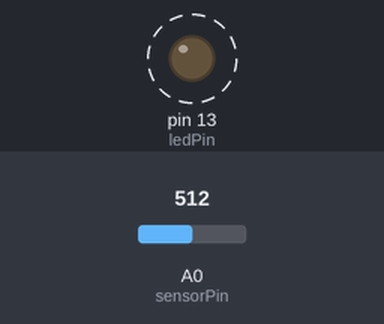
The sketch below on a simulated Arduino Uno, built with avr-gcc and run on an emulated ATmega328P. On the bench: output pins drawn as LEDs (lit = HIGH). Dashed ring = blinking. The test bench sets the inputs (shaded band); at power-on: A0 (sensorPin) = 512.

Above: at 0.89 s.
1.4 s: A0 (sensorPin) set to 0
At 2.5 s:
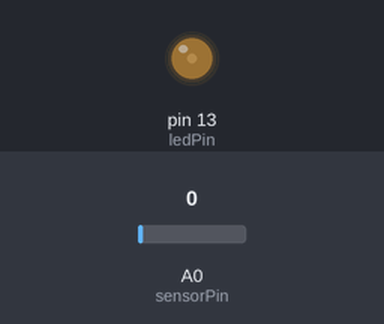
3.1 s: A0 (sensorPin) set to 3
At 4.1 s:
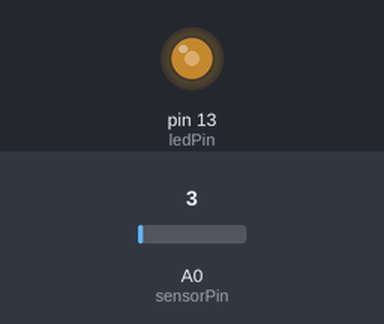
4.7 s: A0 (sensorPin) set to 122
At 4.95 s:
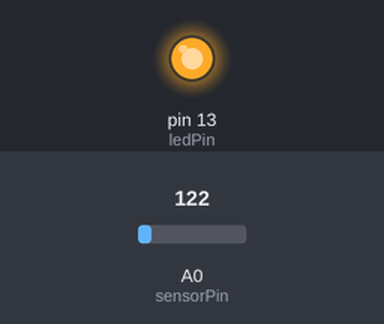
Timing chart, 0 to 13.8 s (numbered marks = the images above; inputs shaded):
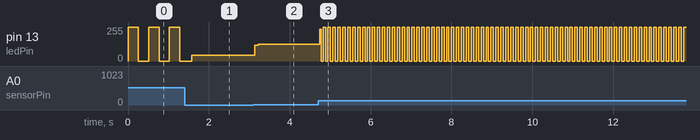

The sketch:

potentiometer.ino
```cpp
/*

Example sketch 02

POTENTIOMETER

  Measure the position of a potentiometer and use it to
  control the blink rate of an LED. Turn the knob to make
  it blink faster or slower!

What's a potentiometer?

  A potentiometer, or "pot" for short, is a control knob.
  It's the same type of control you'd use to change volume,
  dim a lamp, etc. A potentiometer changes resistance as it
  is turned. By using it as a "voltage divider", the Arduino
  can sense the position of the knob, and use that value to
  control whatever you wish (like the blink rate of an LED,
  as we're doing here).

Hardware connections:

  Potentiometer:

    Potentiometers have three pins. When we're using it as a
    voltage divider, we connect the outside pins to power and
    ground. The middle pin will be the signal (a voltage which
    varies from 0 Volts to 5 Volts depending on the position of
    the knob).

    Connect the middle pin to ANALOG IN pin 0 on the Arduino.
    Connect one of the outside pins to 5V.
    Connect the other outside pin to GND.

    (TIP: if once your program is running, the knob feels
    "backwards", you can swap the 5V and GND pins to reverse
    the direction.)

  LED:

    Most Arduinos already have an LED and resistor connected to
    pin 13, so you may not need any additional circuitry.

    But if you'd like to connect a second LED to pin 13, or use
    a different pin, follow these steps:

      Connect the positive side of your LED (longer leg) to
      Arduino digital pin 13 (or another digital pin, but don't
      forget to change the code to match).

      Connect the negative side of your LED (shorter leg) to a
      330 Ohm resistor (orange-orange-brown).

      Connect the other side of the resistor to ground.

This sketch was written by SparkFun Electronics,
with lots of help from the Arduino community.
This code is completely free for any use.
Visit http://www.arduino.cc to learn about the Arduino.

Version 2.0 6/2012 MDG
*/


// Welcome back! In this sketch we'll start using "variables".

// A variable is a named number. We'll often use these to store
// numbers that change, such as measurements from the outside
// world, or to make a sketch easier to understand (sometimes a
// descriptive name makes more sense than looking at a number).

// Variables can be different "data types", which is the kind of
// number we're using (can it be negative? Have a decimal point?)
// We'll introduce more data types later, but for the moment we'll
// stick with good old "integers" (called "int" in your sketch).

// Integers are whole numbers (0, 3, 5643), can be negative, and
// for reasons we won't go into right now, can range from -32768
// to 32767. (Don't worry, if you need to work with larger numbers,
// there are other data types for that. See:
// http://arduino.cc/en/Reference/VariableDeclaration
// for a list of all the data types you can use).

// You must "declare" variables before you use them, so that the
// computer knows about them. Here we'll declare two integer
// variables, and at the same time, initialize them to specific
// values. We're doing this so that further down, we can refer to
// the pins by name rather than number.

// Note that variable names are case-sensitive! If you get an
// "(variable) was not declared in this scope" error, double-check
// that you typed the name correctly.

// Here we're creating a variable called "sensorPin" of type "int"
// and initializing it to have the value "0":

int sensorPin = 0;    // The potentiometer is connected to
                      // analog pin 0

int ledPin = 13;      // The LED is connected to digital pin 13

// One more thing. If you declare variables outside of a function,
// as we have here, they are called "global variables" and can be
// seen by all the functions. If you declare variables within a
// function, they can only be seen within that function. It's good
// practice to "limit the scope" of a variable whenever possible,
// but as we're getting started, global variables are just fine.


void setup() // this function runs once when the sketch starts up
{
  // We'll be using pin 13 to light a LED, so we must configure it
  // as an output.

  // Because we already created a variable called ledPin, and
  // set it equal to 13, we can use "ledPin" in place of "13".
  // This makes the sketch easier to follow.

  pinMode(ledPin, OUTPUT);

  // The above line is the same as "pinMode(13, OUTPUT);"

  // You might be wondering why we're not also configuring
  // sensorPin as an input. The reason is that this is an
  // "analog in" pin. These pins have the special ability to
  // read varying voltages from sensors like the potentiometer.
  // Since they're always used as inputs, there is no need to
  // specifically configure them.
}


void loop() // this function runs repeatedly after setup() finishes
{
  // First we'll declare another integer variable
  // to store the value of the potentiometer:

  int sensorValue;

  // The potentiometer is set up as a voltage divider, so that
  // when you turn it, the voltage on the center pin will vary
  // from 0V to 5V. We've connected the center pin on the
  // potentiometer to the Arduino's analog input 0.

  // The Arduino can read external voltages on the analog input
  // pins using a built-in function called analogRead(). This
  // function takes one input value, the analog pin we're using
  // (sensorPin, which we earlier set to 0). It returns an integer
  // number that ranges from 0 (0 Volts) to 1023 (5 Volts).
  // We're sticking this value into the sensorValue variable:

  sensorValue = analogRead(sensorPin);

  // Now we'll blink the LED like in the first example, but we'll
  // use the sensorValue variable to change the blink speed
  // (the smaller the number, the faster it will blink).

  // Note that we're using the ledPin variable here as well:

  digitalWrite(ledPin, HIGH);     // Turn the LED on

  delay(0.5 * sensorValue);             // Pause for sensorValue
                                  // milliseconds

  digitalWrite(ledPin, LOW);      // Turn the LED off

  delay(0.5 * sensorValue);             // Pause for sensorValue
                                  // milliseconds

  // Remember that loop() repeats forever, so we'll do all this
  // again and again.
}
```

Measured:
- the behaviour switches between 1 and 2 on A0 (sensorPin) (found by bisection; images 1 and 2)
- after the input at 3.1 s, pin 13 (ledPin): 45/255 → 117/255 at once, → 124/255 0.08 s later
- after the input at 4.7 s, pin 13 (ledPin): 124/255 → 240/255 at once, then repeats every 0.11 s: 0/255 0.05 s, 255/255 0.06 s
